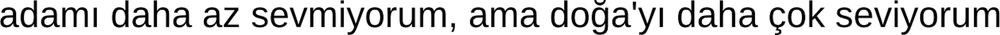
#> input picture 6sem/input/byron.png, 1000 x 35 px, shrunk from 9574 x 332 before the run; the run also reads 1 picture not shown here
$ jupyter execute lab_6.ipynb
#> lines starting #> are read from the running program, lines starting #| are printed output that depends on the picture; after the words box and inside, x2 and y2 are one past the last pixel; in counts of white or black regions, pixels touching at a corner belong together
[cell 1]
import numpy as np
import cv2
import os
# from PIL import Image
import matplotlib.pyplot as plt
import csv

Турецкие строчные буквы - abcçdefgğhiıjklmnoöprsştüvyz

[cell 2]
im = cv2.imread('./input/byron.png', cv2.IMREAD_GRAYSCALE)
#> im: shape (35, 1000); min 0, max 255, mean 203.9
cv2.imwrite('./input/gray_byron_orig.bmp', im)
#> Out = True

[cell 3]
class Segmentation:
    def __init__(self, input_array, output_path):
        self.data = {}
        self.output_path = output_path
        self.load_img(input_array, True)

    def load_img(self, path, is_folder):
        if is_folder:
            for filename in os.listdir(path):
                if filename.endswith(('.png', '.bmp')):
                    image_path = os.path.join(path, filename)
                    self.data[filename] = cv2.imread(image_path,cv2.IMREAD_GRAYSCALE)
        else:
            self.data[os.path.basename(path)] = cv2.imread(path,cv2.IMREAD_GRAYSCALE)

    def save_profiles_hist(self, hist, name):
        x = list(range(hist.size))
        plt.bar(x,hist,width=1.0)
        filename = os.path.join(self.output_path, name+".png")
        plt.savefig(filename)
        plt.clf()

    def get_segments(self, image, name):
        _, img = cv2.threshold(image, 150, 1, cv2.THRESH_BINARY_INV)
        H, W = img.shape[0], img.shape[1]
        print(H,W)

        H_profile = np.sum(img, axis=1)
        V_profile = np.sum(img, axis=0)

        self.save_profiles_hist(H_profile,name[:-4]+"_H_profile")
        self.save_profiles_hist(V_profile,name[:-4]+"_V_profile")

        left = None
        sym = []
        for i in range(len(V_profile)):
            if V_profile[i] > 0 and left is None:
                left = i
            elif V_profile[i] == 0 and left is not None:
                sym.append((left, i))
                left = None
        if left is not None:
            sym.append((left, len(V_profile)))

        boxes = []
        for s in sym:
            boxes.append((s[0], 0, s[1], H))

        return boxes

    def draw_segments(self):
        for name, img in self.data.items():
            boxes = self.get_segments(img,name)
            rgb_img = cv2.cvtColor(img,cv2.COLOR_GRAY2RGB)
            for b in boxes:
                cv2.rectangle(rgb_img,(b[0],b[1]),(b[2],b[3]),(0,255,0),1)
            filename = os.path.join(self.output_path, name)
            cv2.imwrite(filename, rgb_img)
#> this loop made 2 passes
#> (name, H in get_segments, W in get_segments) on pass 1: ('byron.png', 35, 1000)
#> (name, H in get_segments, W in get_segments, H_profile in get_segments) on pass 2: ('gray_byron.bmp', 8, 148, [2, 5, 87, 45, 45, 78, 5, 4])
#| 35 1000
#| 8 148
#> pass 1, in get_segments, `_, img = cv2.threshold(image, 150, 1, cv2.THRESH_BINARY_INV)`:
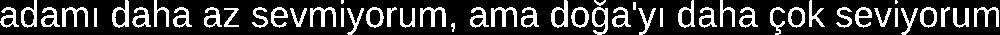
#> img: shape (35, 1000); values 0 (black) and 1 (white), 21.4% white; 51 white regions (2 under 20 px), largest, box (x1, y1, x2, y2) and area: (491, 7, 517, 27) 249, (420, 7, 446, 27) 246, (310, 7, 336, 27) 235
#> pass 1, in save_profiles_hist, `plt.savefig(filename)`:
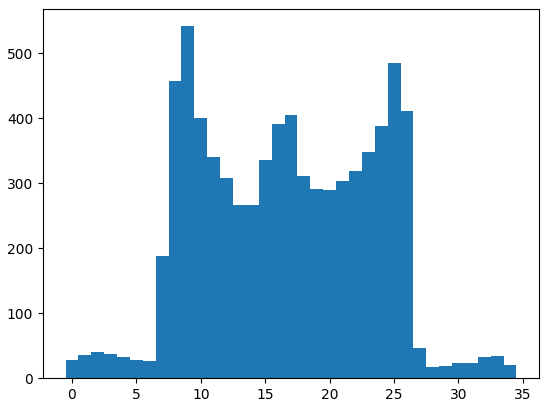
#> figure drawn by matplotlib, 1 panel; tallest bar 542 high, from x = 8.5 to 9.5
#> pass 1, in save_profiles_hist (call 2), `plt.savefig(filename)`:
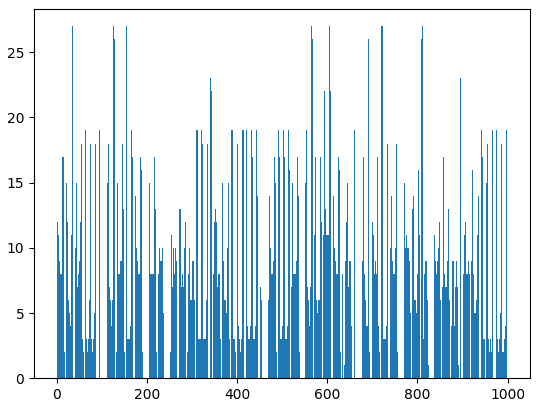
#> figure drawn by matplotlib, 1 panel
#> pass 1, in draw_segments, `cv2.imwrite(filename, rgb_img)`:
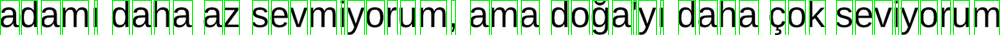
#> saved as byron.png: shape (35, 1000, 3); mean B, G, R 177.7, 207.4, 177.7
#> pass 2, in save_profiles_hist (call 3), `plt.savefig(filename)`:
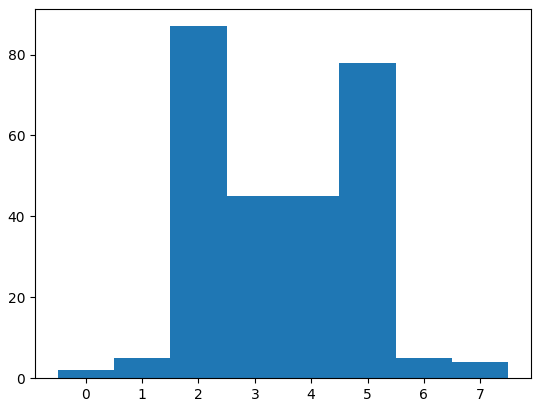
#> figure drawn by matplotlib, 1 panel; tallest bar 87 high, from x = 1.5 to 2.5
#> pass 2, in save_profiles_hist (call 4), `plt.savefig(filename)`:
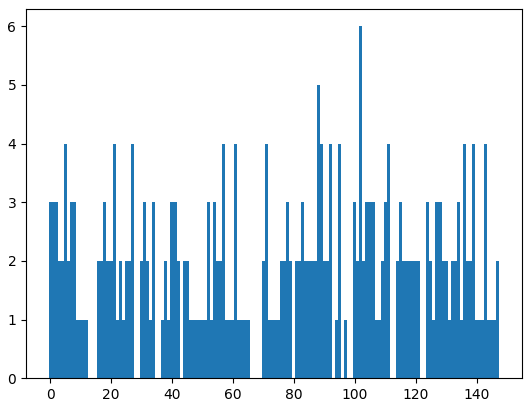
#> figure drawn by matplotlib, 1 panel; tallest bar 6 high, from x = 101.5 to 102.5
